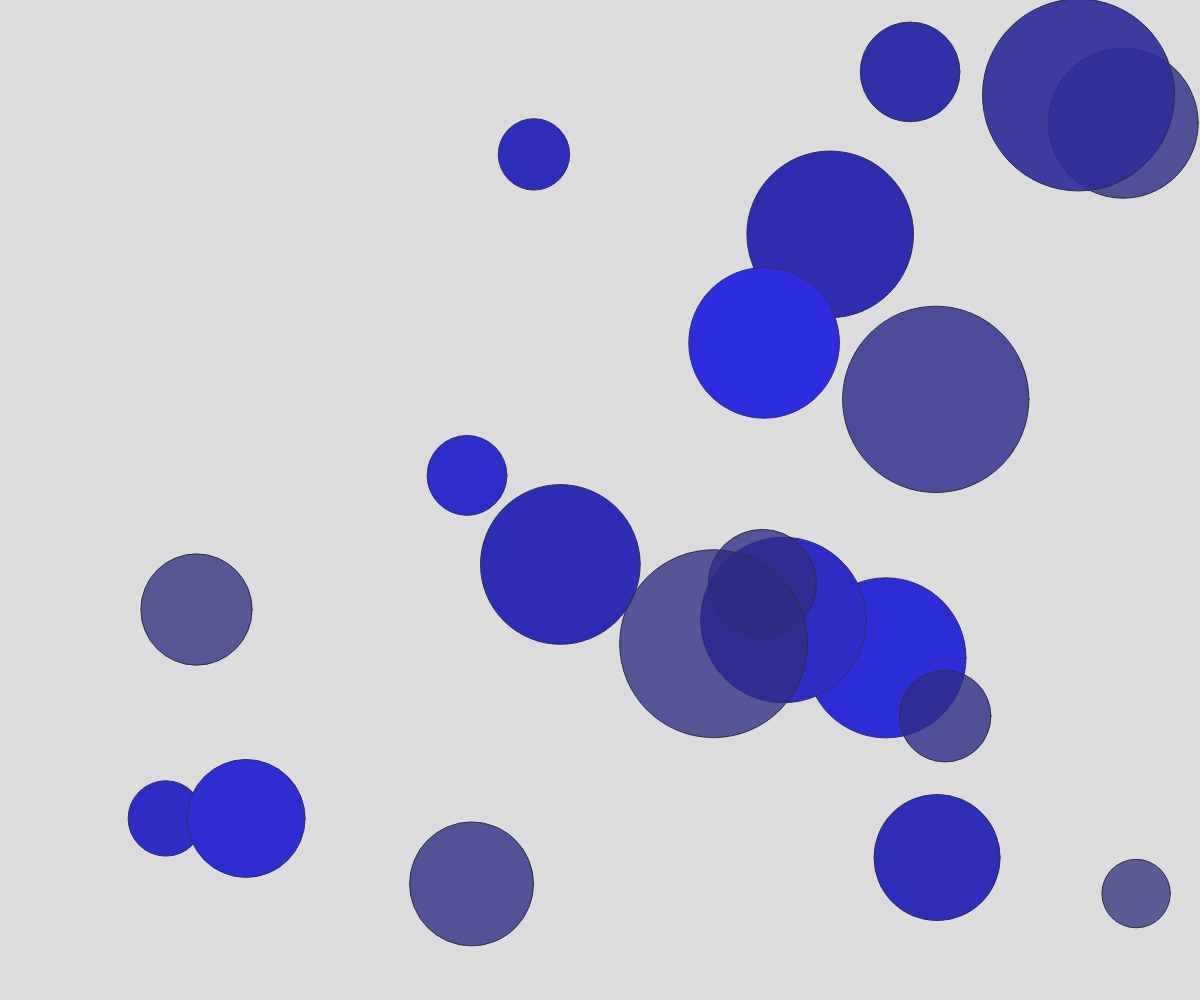
Frame 1 (no input)
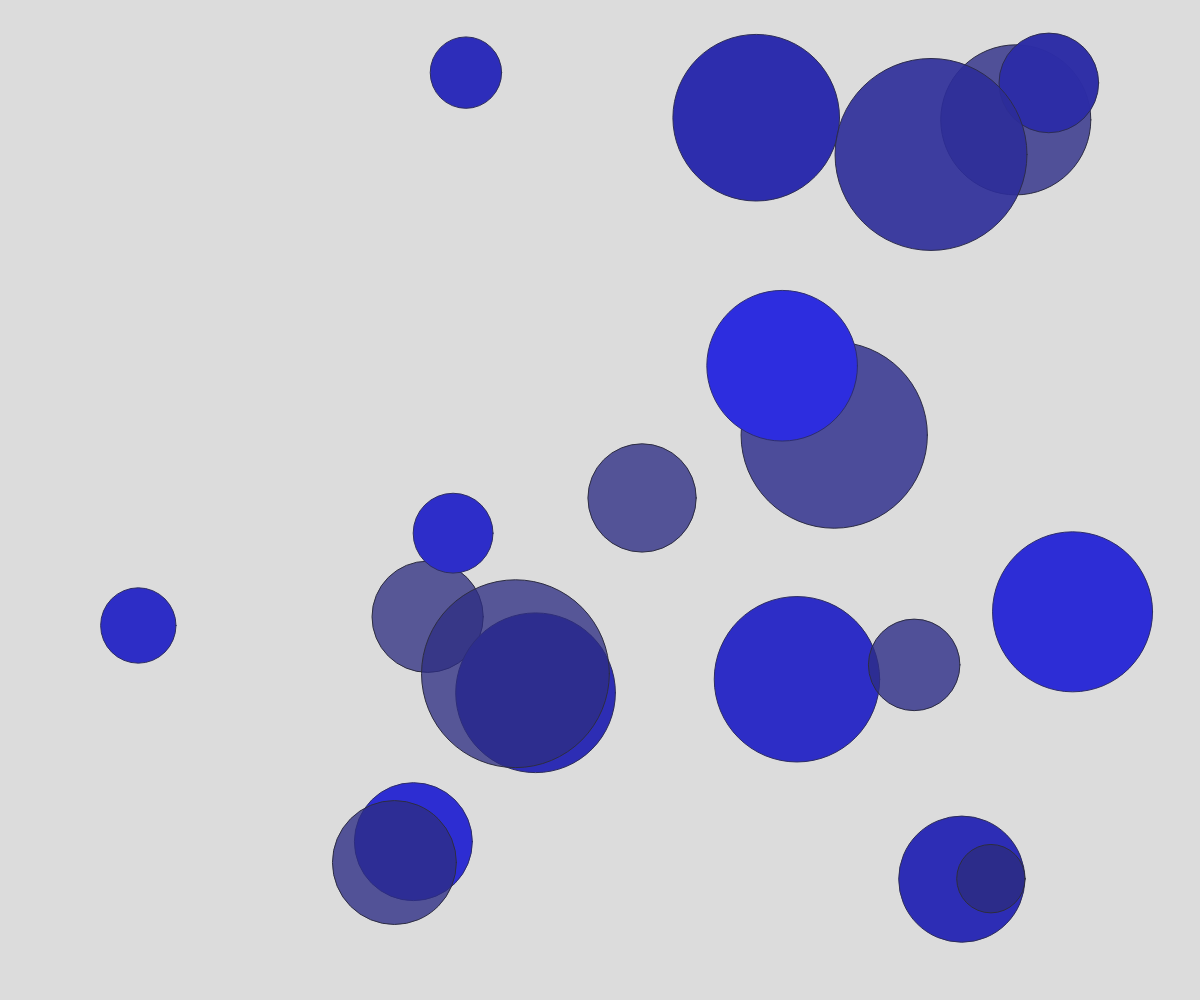
Frame 60 (no input)
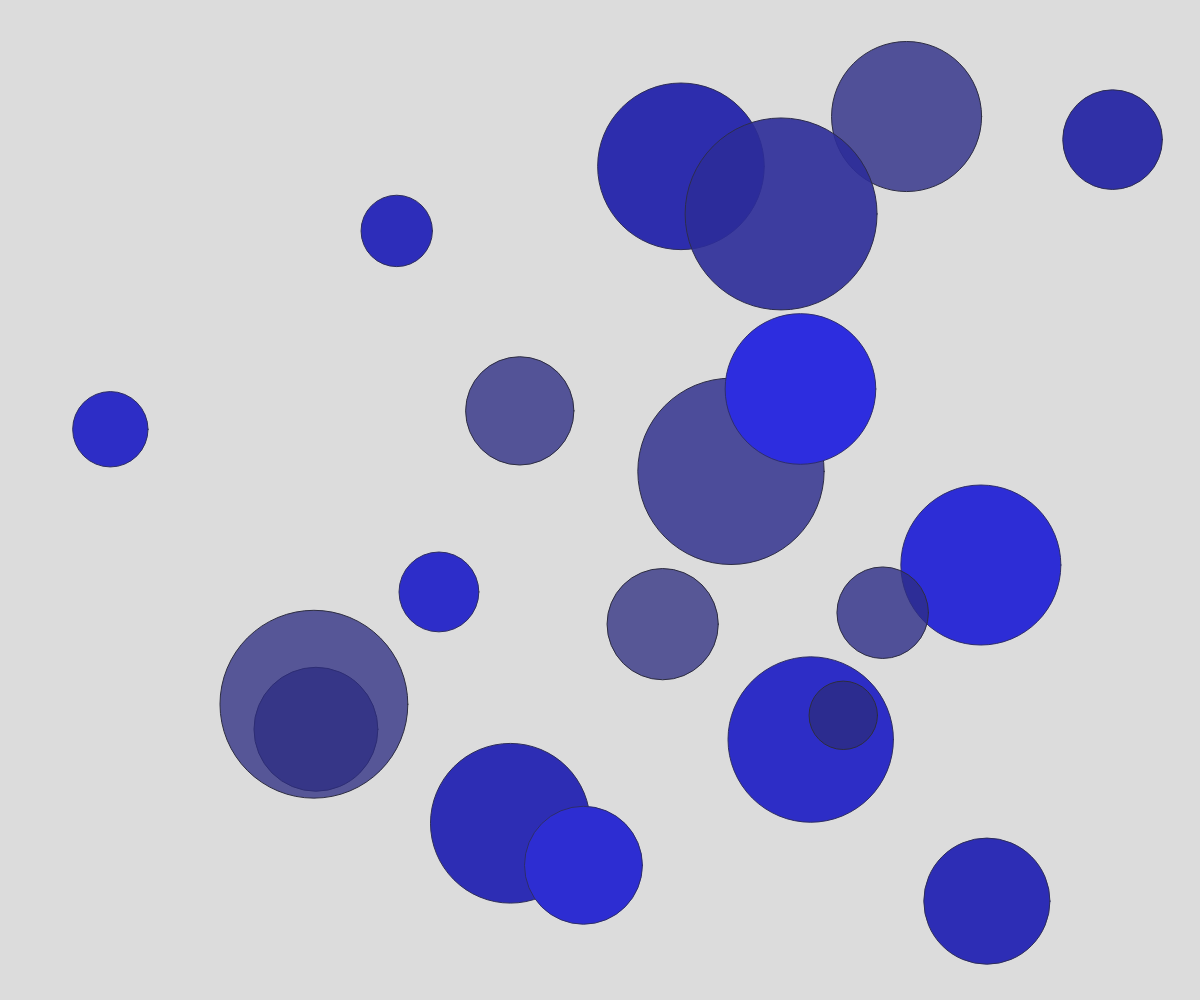
Frame 120 (the mouse pressed at the canvas centre since frame 60)

The p5.js sketch that drew these frames (run headless with seeded random() and noise() and a simulated clock; from frame 60 on, the mouse is pressed at the canvas centre):

// p5.js sketch
// ── sketch.js
let b = [];
let x;
function setup() {
  createCanvas(windowWidth, windowHeight);
  ellipseMode(CENTER);
  
  for(let i = 0; i < 20; i++){
    b.push(new Bubble(
        random(windowWidth/20,windowWidth-windowWidth/20),
        random(windowHeight/20,windowHeight-windowHeight/20)
      ));
  }
  
}

function draw() {
  background(220);
  for(let i = 0; i < b.length; i++){
    b[i].walls();
    b[i].move();
    b[i].show();
  }
}

class Bubble{
 
  constructor(x,y){
    this.x = x;
    this.y = y;
    this.size = random(windowWidth/6,windowHeight/15);
    this.xSpeed = random(random(-4,-2),random(2,4));
    this.ySpeed = random(random(-4,-2),random(2,4));
    this.color = random(100,255);
    console.log("1 : " + random(random(-4,-2),random(2,4)));
    console.log("2 : " + random(-4,4));
  }
  
  getSpeed(){
    return [this.xSpeed, this.ySpeed];
  }
  getPos(){
    return [this.x,this.y]
  }
  bounce(a, b){
    
    this.xSpeed += ( a[0] / 2 ) + ( a[1] / 2 );
    this.ySpeed += ( a[0] / 2 ) + ( a[1] / 2 );
  }
  
  show(){
    console.log("test3")
    fill(45,45,this.color,this.color*1.5);
    stroke(45,45,this.color-this.color/2);
    ellipse(this.x,this.y,this.size,this.size);
  }

  move(){
    
    this.x += this.xSpeed;
    this.y += this.ySpeed;
  }
  
  walls(){
   
    if( this.x < this.size/2){
    this.x = this.size/2;
    this.xSpeed *= -1;
    }
    if( this.x > width - this.size/2){
    this.x = width - this.size/2;
    this.xSpeed *= -1;
    }
    if( this.y < this.size/2){
    this.y = this.size/2;
    this.ySpeed *= -1;
    }
    if( this.y > height - this.size/2){
    this.y = height - this.size/2;
    this.ySpeed *= -1;
    }
  }
  
  
  
}
